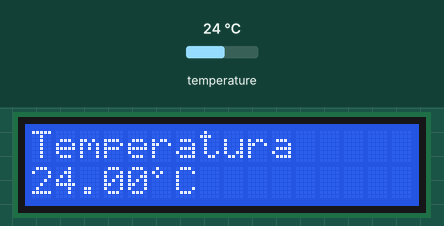
Recording of a sketch running on a simulated Arduino Uno, built with avr-gcc and run on an emulated ATmega328P. Parts: 16×2 character LCD. Inputs (shaded band) come from the test bench; at power-on: temperature 24 °C.

Above: at 1.2 s.
1.3 s: temperature set to 0 °C
At 2.5 s:
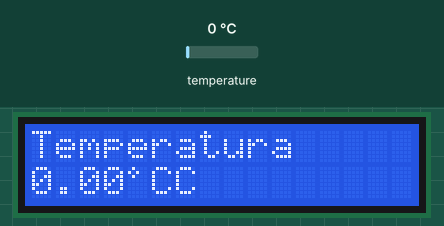
3.5 s: temperature set to 12 °C
At 4.8 s:
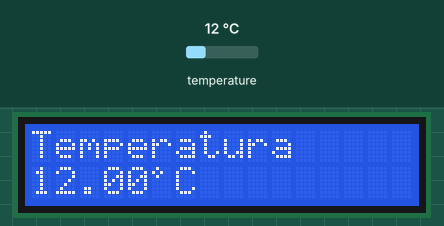
5.6 s: temperature set to 19 °C
At 7.0 s:
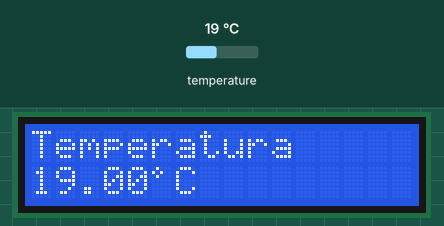
Timing chart, 0 to 8.6 s (numbered marks = the images above; inputs shaded):
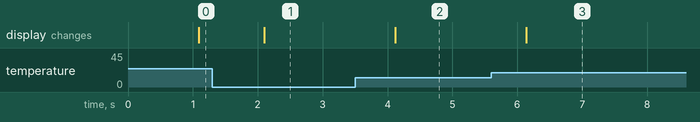

Measured:
- after the input at 1.3 s, the display: changes after 0.80 s (image 1)
- after the input at 3.5 s, the display: changes after 0.62 s (image 2)
- after the input at 5.6 s, the display: changes after 0.54 s (image 3)

The sketch:

sketch.ino
```cpp
#include "Temperature.h"
#include <LiquidCrystal.h>

#define SENSOR_PID 3
#define GRADOS (uint8_t)0

Sensor *sensor;
LiquidCrystal *lcd;

byte grados[8] = {
  0b1000,
  0b10100,
  0b1000,
  0b0,
  0b0,
  0b0,
  0b0
};

void setup(void) {
  sensor = new Sensor(SENSOR_PID);
  lcd = new LiquidCrystal(7,8,9,10,11,12);

  // creo el caracter º
  lcd->createChar(GRADOS, grados);

  // seteo 16x2 (16 columnas, 2 filas)
  lcd->begin(16, 2);

  lcd->print("Temperatura");
}

void loop(void) {
  lcd->setCursor(0, 1);

  if (!sensor->found()) {
    lcd->print("No Sensor");
    delay(2000);
    delete sensor;
    sensor = new Sensor(SENSOR_PID);
    return;
  }

  Temperature temp = sensor->get_temperature().get();
  if (!temp.valid()) {
    lcd->print(temp.get_status());
  } else {
    lcd->print(temp.get());
    lcd->write(GRADOS);
    lcd->print("C");
  }

}
```

Temperature.cpp
```cpp
#include "Temperature.h"

Temperature::Temperature(float temp) {
  celcius = temp;
}

Temperature::Temperature(String msg) {
  status = msg;
}

Temperature::Temperature(float temp, String msg) {
  celcius = temp;
  status = msg;
}

void Temperature::set(float value) {
  celcius = value;
}

boolean Temperature::valid() {
  return status == NULL;
}

String Temperature::get_status() {
  return status;
}

float Temperature::get() {
  return celcius;
}

Sensor::Sensor(uint8_t pid) {
  ds = new OneWire(pid);
  if (ds->search(sensor)) {
    sensorFound = true;
  }
}

Sensor::~Sensor() {
  delete ds;
}
Temperature Sensor::get_temperature() {
  byte present = 0;
  byte data[12];

  if (!sensorFound) {
    return Temperature("Sensor no encontrado");
  }

  if (OneWire::crc8(sensor, 7) != sensor[7]) {
      Temperature("CRC inválido!");
  }

  if (sensor[0] != 0x28) {
    return Temperature("Sólo DS18B20 soportado!");
  }

  ds->reset();
  ds->select(sensor);
  ds->write(0x44, 1);         // start conversion, with parasite power on at the end

  delay(1000);     // maybe 750ms is enough, maybe not
                   // we might do a ds.depower() here, but the reset will take care of it.

  present = ds->reset();
  ds->select(sensor);
  ds->write(READ_SCRATCHPAD);         // Read Scratchpad

  for (byte i = 0; i < 9; i++) {           // we need 9 bytes
    data[i] = ds->read();
  }

  // convert the data to actual temperature
  unsigned int raw = (data[1] << 8) | data[0];
  byte cfg = (data[4] & 0x60);
  if (cfg == 0x00) {
    raw = raw << 3;  // 9 bit resolution, 93.75 ms
  } else if (cfg == 0x20) {
    raw = raw << 2; // 10 bit res, 187.5 ms
  } else if (cfg == 0x40) {
    raw = raw << 1; // 11 bit res, 375 ms
  }
  // default is 12 bit resolution, 750 ms conversion time

  return Temperature((float)raw / 16.0);
}

boolean Sensor::found() {
  return sensorFound;
}
```

Temperature.h
```cpp
#include "OneWire.h"

#define READ_SCRATCHPAD 0xBE

class Temperature {
    float celcius;
    String status;
  public:
    Temperature(float celcius);
    Temperature(String status);
    Temperature(float celcius, String status);
    void set(float value);
    String get_status();
    boolean valid();
    float get();
};

class Sensor {
    OneWire *ds;
    byte sensor[8];
    boolean sensorFound = false;
  public:
    Sensor(uint8_t pid);
    Temperature get_temperature();
    boolean found();
    ~Sensor();
};
```
